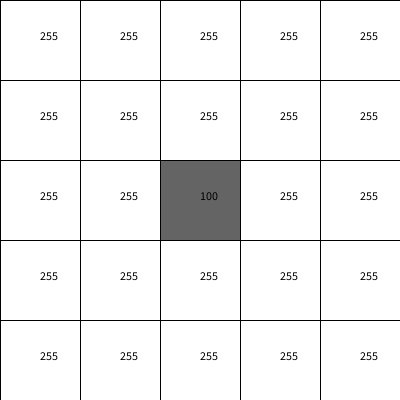
Frame 1 (no input)
Frame 60 (the mouse pressed at the canvas centre just before this capture): identical to frame 1, image omitted
Frame 120 (the mouse held since frame 60 and released just before this capture): identical to frame 1, image omitted

The Processing sketch that drew this single still picture (run headless with seeded random() and noise(); from frame 60 on, the mouse is pressed at the canvas centre):

// Processing sketch: sketch_260714a_array2dPixelARTgrises
// ── sketch_260714a_array2dPixelARTgrises.pde
// arreglos de dos dimensiones, tipo tabla /RMX grises con INT

int ct = 5;  //tamanio- cantidad de celdas
//
//boolean[][] tabla = new boolean[ct][ct];  //el tipo de dato es unico en JAVA
int[][] tabla = new int[ct][ct];  //el tipo de dato es unico en JAVA

void setup() {
  size( 400, 400 );
  
  //asignacion inicial de valor x defecto
  for ( int i = 0; i < ct; i++ ) {  //filas
    for ( int j = 0; j < ct; j++ ) {  //columnas
      //tabla[i][j] = false;
      tabla[i][j] = 255;  //blanco puro
    }
  }
  
  //asignacion manual de valores, posicion [2][2]
  //tabla[2][2] = true;
  tabla[2][2] = 100;  //gris oscuro

}

void draw() {
  drawGrilla( ct, tabla );  //nueva version de la misma funcion pero que acepta arrays 2d int
}

void mouseDragged() {
  //calculo la posicion del mouse respecto a la celdas y cambiar el valor de mi array
  float t = width / ct;
  //
  for ( int i = 0; i < ct; i++ ) {  //filas
    for ( int j = 0; j < ct; j++ ) {  //columnas
      //
      if( estoyEnLaCelda(i*t, j*t, t, t) ){  //uso mi funcion propia con return
        //tabla[i][j] = !tabla[i][j];  //le asigno el valor opuesto al actual
        if( tabla[i][j] > 1 )
          tabla[i][j]-=1;
      }
    }
  }
}

// ── Funciones.pde
//funciones propias

//funcion con param que NO devuelve valor (dibujo)
void drawGrilla( int c ) {
  //
  float t = width / c;  // anchoVentana / cantidadDeCeldasd
  //
  for ( int i = 0; i < c; i++ ) {
    for ( int j = 0; j < c; j++ ) {
      //
      //if( estoyEnLaCelda(i*t, j*t, t, t) ){
      //  fill( 0 );
      //}else{
      //  fill( 255 );
      //}
      //
      float byn = estoyEnLaCelda(i*t, j*t, t, t) ? 0 : 255;  //forma resumida del if contitional para casos de asignacion de uno u otro valor
      //
      fill( byn );
      rect( i*t, j*t, t, t );
    }
  }
}

//funcion con param que NO devuelve valor (dibujo) + arreglos
void drawGrilla( int c, boolean[][] a ) {
  //
  float t = width / c;  // anchoVentana / cantidadDeCeldasd
  //
  for ( int i = 0; i < c; i++ ) {
    for ( int j = 0; j < c; j++ ) {
      //
      if( a[i][j] ){  //== true
        fill( 0 );
      }else{
        fill( 255 );
      }
      //
      rect( i*t, j*t, t, t );
    }
  }
}

//funcion con param que NO devuelve valor (dibujo) + arreglos RMX int
void drawGrilla( int c, int[][] a ) {
  //
  float t = width / c;  // anchoVentana / cantidadDeCeldasd
  //
  for ( int i = 0; i < c; i++ ) {
    for ( int j = 0; j < c; j++ ) {
      //
      fill( a[i][j] );  //nuevo: tomo el valor int de la posicion correspondiente del arreglo para pintar la celda
      rect( i*t, j*t, t, t );
      //
      fill( 0 );
      text( a[i][j], i*t+t/2, j*t+t/2 );  //nuevo: muestro con un texto el valor relativo de la posicion del arreglo
      //
    }
  }
}

//funciones con param que SI devuelven valor
boolean estoyEnLaCelda( float x, float y, float ancho, float alto ) {
  if( mouseX > x && mouseX < x+ancho && mouseY > y && mouseY < y+alto ){
    return true;  
  }else{
    return false;
  }
  
 }
